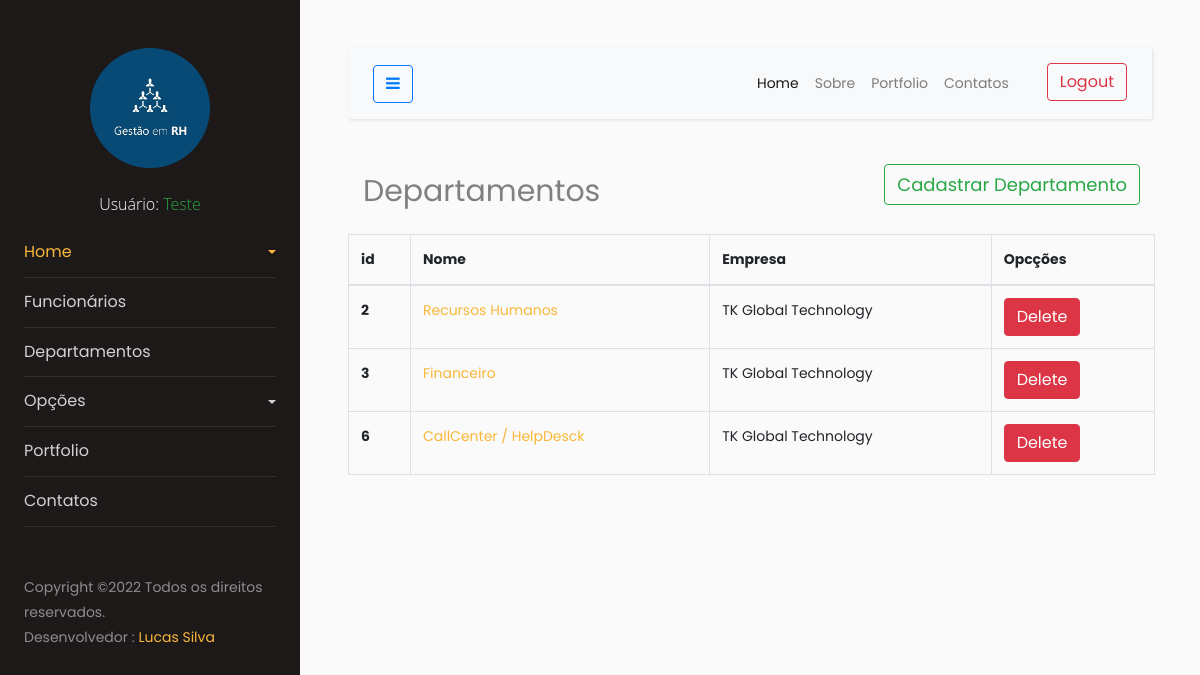
The page /departamentos/list/ (signed in) on the database its author committed.
### funcionarios/models.py (models this page shows, shortened)
class Funcionario(models.Model):
    nome = models.CharField(max_length=100, help_text="Nome do funcionário")
    sobrenome = models.CharField(max_length=100, null=False, blank=False,help_text="Sobre nome do funcionario")
    telefone = models.CharField(max_length=11, null=True)
    email = models.CharField(max_length=80, null=False, blank=False, help_text="E-mail")
    user = models.OneToOneField(User, on_delete=models.PROTECT)
    departamentos = models.ManyToManyField(Departamento)
    empresa = models.ForeignKey(Empresa, on_delete=models.PROTECT, null=True, blank=True)
    foto_funcionatio = models.ImageField(upload_to=nome, null=True, blank=True)
    class Meta:
        verbose_name = 'Funcionario'
        verbose_name_plural = 'Funcionarios'

### apps/departamentos/models.py (models this page shows, shortened)
class Departamento(models.Model):
    departamento = models.CharField(max_length=100, help_text="Nome do departamento")
    empresa = models.ForeignKey(Empresa, on_delete=models.PROTECT)
    def __str__(self):
        return self.departamento

### empresas/models.py (models this page shows, shortened)
class Empresa(models.Model):
    nome = models.CharField(max_length=100, help_text='Nome da empresa')
    def __str__(self):
        return self.nome

### apps/departamentos/views.py (the view)
# urls.py: path('list/', DepartamentoList.as_view(), name='list_departamento'),
class DepartamentoList(ListView):
    model = Departamento
    def get_queryset(self):
        empresa_logada = self.request.user.funcionario.empresa
        return Departamento.objects.filter(empresa=empresa_logada)

### apps/departamentos/templates/departamentos/departamento_list.html (shortened to what this page needs)
{% extends 'base.html' %}
{% load bootstrap5 %}
{% block main %}
<div class="container">
    <div class="row">
        <div class="col-md" style="align-items: center; padding-top: 15px;">
            <p style="float: left;font-size: 30px;">Departamentos</p>
        </div>
        <div class="col-md" style="align-items: center; padding-top: 15px;">
            <a href="{% url 'create_departamento' %}" class="btn btn-outline-success" style="float: right; font-size: 18px;">Cadastrar Departamento</a>
        </div>
        <table class="table table-bordered">
            <thead>
              <tr>
                <th scope="col">id</th>
                <th scope="col">Nome</th>
                <th scope="col">Empresa</th>
                <th scope="col">Opcções</th>
              </tr>
            </thead>
            <tbody>
                {% for departamento in object_list %}
                    <tr>
                        <th scope="row">{{ departamento.id }}</th>
                        <td><a href="{% url 'update_departamento' departamento.id %}">{{ departamento }}</a></td>
                        <td>{{ departamento.empresa }}</td>
                        <td>
                        {% buttons %}
                            <a  href="{% url 'delete_departamento' departamento.id %}" class="btn btn-danger">Delete</a>
                        {% endbuttons %}
                        </td>
                    </tr>
                {% endfor %}
            </tbody>
          </table>
    </div>
</div>
{% endblock %}

### templates/base.html (shortened to what this page needs)
{% load static %}
<!DOCTYPE html>
<html lang="pt-br">
<head>
    <link rel="stylesheet" href="{% static 'bootstrap/css/bootstrap.min.css' %}">
    <link rel="stylesheet" href="{% static 'css/style.css' %}">
    <link rel="stylesheet" href="https://stackpath.bootstrapcdn.com/font-awesome/4.7.0/css/font-awesome.min.css">
    <link rel="stylesheet" href="{% static 'css/modal-login.css' %}">
</head>
<body>
		<div class="wrapper d-flex align-items-stretch">
			<nav id="sidebar">
				<div class="p-4 pt-5">
		  		<a href="{% url 'home' %}" >
            <img class="img logo rounded-circle mb-5" src="{% static 'images/img.png' %}" alt="">
          </a>
          {% if user.is_authenticated %}
          <p class="usuario">Usuário: <span class="text-success"> {{ usuario.funcionario.nome }}
            {{ user.funcionario.sobrenome }}
          </span></p>
          {% else %}
          <p>{{ usuario.funcionario.sobrenome }}</p>
          {% endif %}
          <ul class="list-unstyled components mb-5">
            <li class="active">
              <a href="#homeSubmenu" data-toggle="collapse" aria-expanded="false" class="dropdown-toggle">Home</a>
            </li>
            <li>
                <a href="{% url 'list_funcionarios' %}">Funcionários</a>
            </li>
            <li>
              <a href="{% url 'list_departamento' %}">Departamentos</a>
          </li>
            <li>
              <a href="#pageSubmenu" data-toggle="collapse" aria-expanded="false" class="dropdown-toggle">Opções</a>
	          </li>
	          <li>
              <a href="#">Portfolio</a>
	          </li>
	          <li>
              <a href="#">Contatos</a>
	          </li>
	        </ul>
	        <div class="footer">
	        	<p>
                    Copyright &copy;<script>document.write(new Date().getFullYear());</script>
                    Todos os direitos reservados. <br>
                    Desenvolvedor : <a href="" target="_blank">Lucas Silva</a>
                </p>
	        </div>
	      </div>
    	</nav>
      <div id="content" class="p-4 p-md-5">
        <nav class="navbar navbar-expand-lg navbar-light bg-light">
          <div class="container-fluid">
            <button type="button" id="sidebarCollapse" class="btn btn-outline-primary">
              <i class="fa fa-bars"></i>
            </button>
            <div class="collapse navbar-collapse" id="navbarSupportedContent">
              <ul class="nav navbar-nav ml-auto">
                <li class="nav-item active">
                    <a class="nav-link" href="{% url 'home' %}">Home</a>
                </li>
                <li class="nav-item">
                    <a class="nav-link" href="#">Sobre</a>
                </li>
                <li class="nav-item">
                    <a class="nav-link" href="#">Portfolio</a>
                </li>
                <li class="nav-item">
                    <a class="nav-link" href="#">Contatos</a>
                </li>
                <li class="nav-item">
                {% if user.is_authenticated %}
                    <a style="margin-left: 30px;" class="btn btn-outline-danger" href="{% url 'sair' %}">Logout</a>
                {% else %}
                <label class="btn btn-outline-success" for="dialog_state">Login</label>
                {% endif %}
              </li>
              </ul>
            </div>
          </div>
        </nav>
        {% block main %} {% endblock %}
    </div>
</div>
</body>
</html>

### rows shown on the page
Departamento: id "2", departamento "Recursos Humanos", empresa "TK Global Technology"
Departamento: id "3", departamento "Financeiro", empresa "TK Global Technology"
Departamento: id "6", departamento "CallCenter / HelpDesck", empresa "TK Global Technology"

### other values the page prints
{{ user.funcionario.sobrenome }} "Teste"
